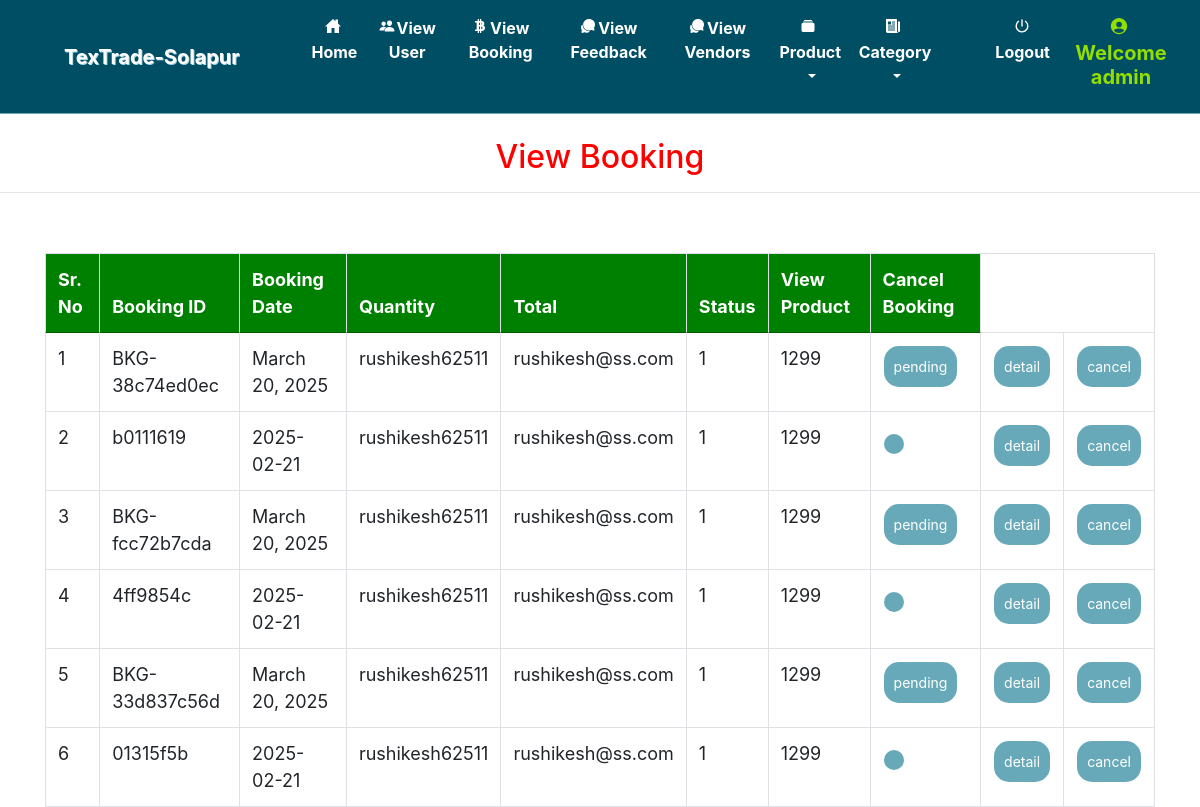
Page /view_orders_vendor (signed in) on the earlier database version.
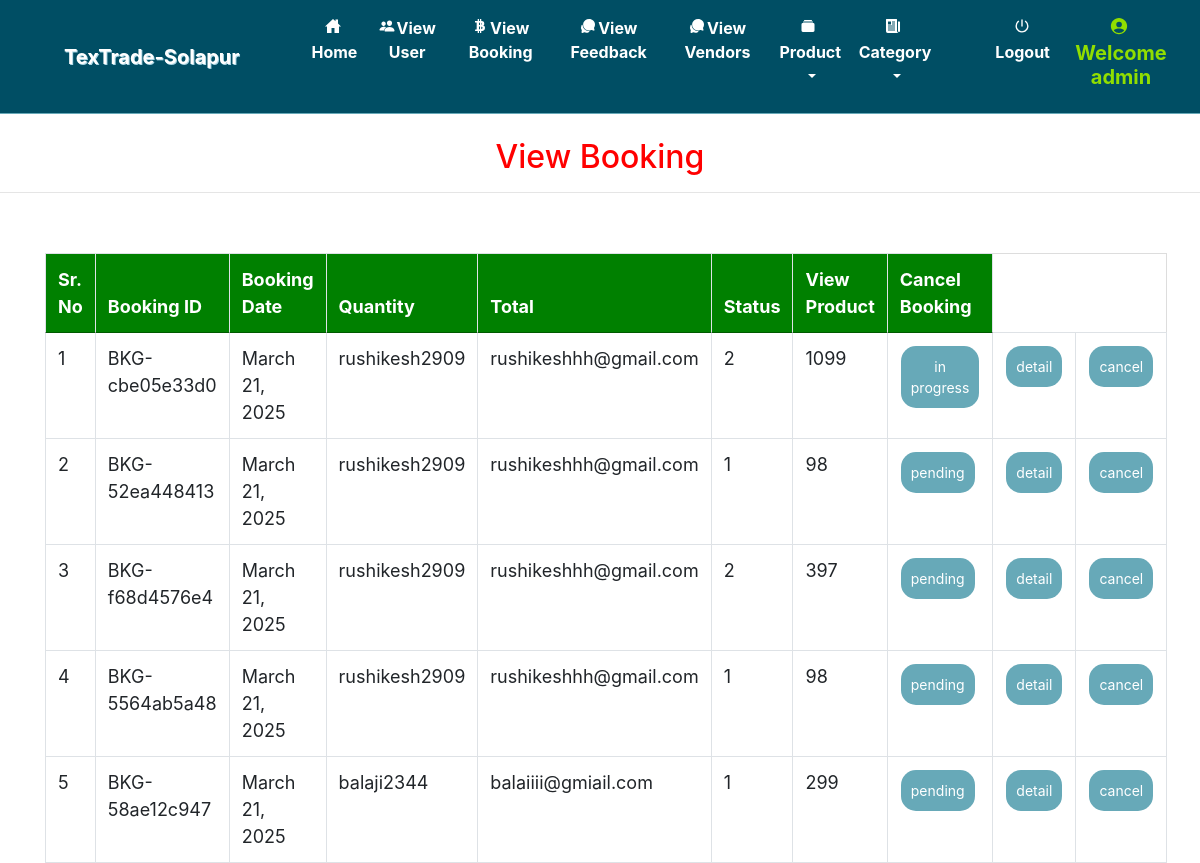
Same page on the later database version.
### grocery/models.py (models this page shows, shortened)
class Booking(models.Model):
    status = models.ForeignKey(Status, on_delete=models.CASCADE, null=True)
    profile = models.ForeignKey(Profile, on_delete=models.CASCADE, null=True)
    booking_id = models.CharField(max_length=200, unique=True, blank=True)
    quantity = models.IntegerField(null=True)
    book_date = models.CharField(max_length=30, null=True)
    total = models.IntegerField(null=True)
    payment = models.ForeignKey(Payment, on_delete=models.SET_NULL, null=True, blank=True)
    products = models.ManyToManyField(Product)  # ✅ Store ordered products

class Profile(models.Model):
    id = models.AutoField(primary_key=True)
    user = models.OneToOneField(User, on_delete=models.CASCADE, null=True)
    dob = models.DateField(null=True)
    city = models.CharField(max_length=30, null=True)
    address = models.CharField(max_length=50, null=True)
    contact = models.CharField(max_length=10, null=True)
    image = models.FileField(upload_to='images/', null=True)
    role = models.CharField(
        max_length=20,
        choices=[('user', 'User'), ('vendor', 'Vendor'), ('admin', 'Admin')],
        default='user'  # Default role is 'user'
    )

class Status(models.Model):
    name = models.CharField(max_length=20, null=True)

### grocery/views.py (the view)
# urls.py: path('view_orders_vendor',view_orders_vendor,name="view_orders_vendor"),
def view_orders_vendor(request):
    if not request.user.is_authenticated:
        return redirect('login')
    cart = Cart.objects.all()
    book = Booking.objects.all()
    num1=0
    for i in cart:
        num1 += 1
    d = {'book': book,'num1':num1}
    return render(request,"view_orders_vendor.html",d)

### grocery/templates/view_orders_vendor.html (shortened to what this page needs)
{% extends 'navigation.html' %}
{% block body %}
<center><h2 style="color:red;margin-top:2%">View Booking</h2></center><hr>
 <div class="container">
<table class="table table-bordered" id="myTable">
  <thead>
  <tr>
    <th>Sr. No</th>
    <th>Booking ID</th>
    <th>Booking Date</th>
      <th>Quantity</th>
      <th>Total</th>
      <th>Status</th>
    <th>View Product</th>
    <th>Cancel Booking</th>
  </tr>
  </thead>
   <tbody>
    {% for i in book %}
    <tr>
        <td>{{forloop.counter}}</td>
      <td>{{i.booking_id}}</td>
      <td>{{i.book_date}}</td>
      <td>{{i.profile.user.username}}</td>
      <td>{{i.profile.user.email}}</td>
        <td>{{i.quantity}}</td>
        <td>{{i.total}}</td>
       <td><a href="{% url 'Edit_status' i.booking_id i.id %}"><button class="button button1">{{i.status.name}}</button></a></td>
        <td><a href="{% url 'vendor_view_booking_detail' i.booking_id i.id i.profile.user.id  %}"><button class="button button1">detail</button></a></td>
        <td><a href="{% url 'delete_admin_booking' i.booking_id i.id %}" onclick="return confirm('Are you sure?')"><button class="button button1" id="#delete">cancel</button></a></td>
    </tr>
     {% endfor %}
    </tbody>
</table>
 </div>
{% endblock %}

Differences in the rows shown:
removed Booking: booking_id "BKG-38c74ed0ec", book_date "March 20, 2025", profile.user.username "rushikesh62511", profile.user.email "rushikesh@ss.com", quantity "1", total "1299", status.name "pending"
removed Booking: booking_id "b0111619", book_date "2025-02-21", profile.user.username "rushikesh62511", profile.user.email "rushikesh@ss.com", quantity "1", total "1299"
removed Booking: booking_id "BKG-fcc72b7cda", book_date "March 20, 2025", profile.user.username "rushikesh62511", profile.user.email "rushikesh@ss.com", quantity "1", total "1299", status.name "pending"
removed Booking: booking_id "4ff9854c", book_date "2025-02-21", profile.user.username "rushikesh62511", profile.user.email "rushikesh@ss.com", quantity "1", total "1299"
removed Booking: booking_id "BKG-33d837c56d", book_date "March 20, 2025", profile.user.username "rushikesh62511", profile.user.email "rushikesh@ss.com", quantity "1", total "1299", status.name "pending"
removed Booking: booking_id "01315f5b", book_date "2025-02-21", profile.user.username "rushikesh62511", profile.user.email "rushikesh@ss.com", quantity "1", total "1299"
added Booking: booking_id "BKG-cbe05e33d0", book_date "March 21, 2025", profile.user.username "rushikesh2909", profile.user.email "rushikeshhh@gmail.com", quantity "2", total "1099", status.name "in progress"
added Booking: booking_id "BKG-52ea448413", book_date "March 21, 2025", profile.user.username "rushikesh2909", profile.user.email "rushikeshhh@gmail.com", quantity "1", total "98", status.name "pending"
added Booking: booking_id "BKG-f68d4576e4", book_date "March 21, 2025", profile.user.username "rushikesh2909", profile.user.email "rushikeshhh@gmail.com", quantity "2", total "397", status.name "pending"
added Booking: booking_id "BKG-5564ab5a48", book_date "March 21, 2025", profile.user.username "rushikesh2909", profile.user.email "rushikeshhh@gmail.com", quantity "1", total "98", status.name "pending"
added Booking: booking_id "BKG-58ae12c947", book_date "March 21, 2025", profile.user.username "balaji2344", profile.user.email "balaiiii@gmiail.com", quantity "1", total "299", status.name "pending"
